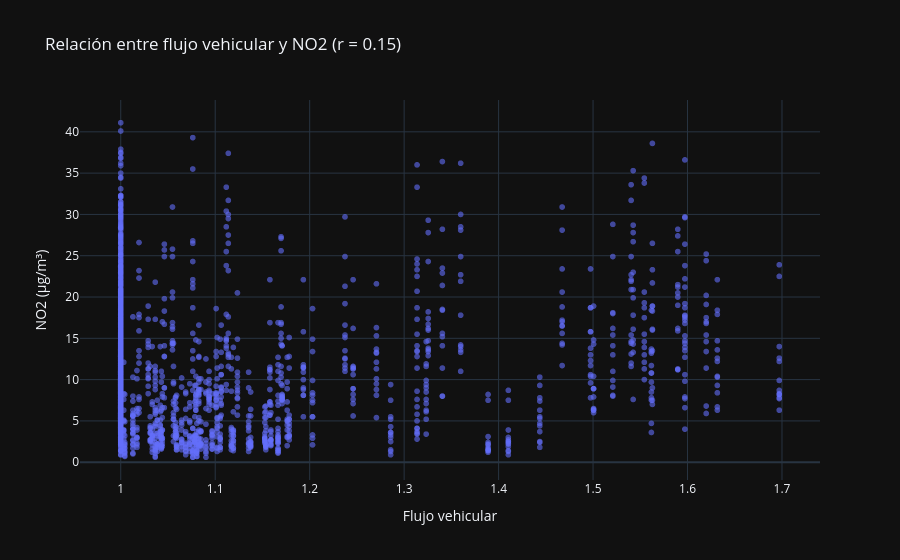

Here is the notebook cell this chart was saved with:
### Code cell
visualizar = Visualizador(df_final_limpio, column_mapping=MAPEO_MODELO)
visualizar.graficar_flujo_vs_no2()

### Figure 1 — Plotly figure (JSON) as saved in the notebook; plotly's stock layout.template omitted (floating-point values rounded to 4 significant figures; data arrays with more than 128 entries replaced by an {"elided": "..."} marker saying what was removed)
{"data": [{"hovertemplate": "Flujo vehicular=%{x}<br>NO2 (µg/m³)=%{y}<extra></extra>", "legendgroup": "", "marker": {"color": "#636efa", "opacity": 0.6, "symbol": "circle"}, "mode": "markers", "name": "", "showlegend": false, "x": {"elided": "2184 float values"}, "xaxis": "x", "y": {"elided": "2184 float values"}, "yaxis": "y", "type": "scattergl"}], "layout": {"xaxis": {"anchor": "y", "domain": [0.0, 1.0], "title": {"text": "Flujo vehicular"}}, "yaxis": {"anchor": "x", "domain": [0.0, 1.0], "title": {"text": "NO2 (µg/m³)"}}, "legend": {"tracegroupgap": 0}, "title": {"text": "Relación entre flujo vehicular y NO2 (r = 0.15)"}}}
